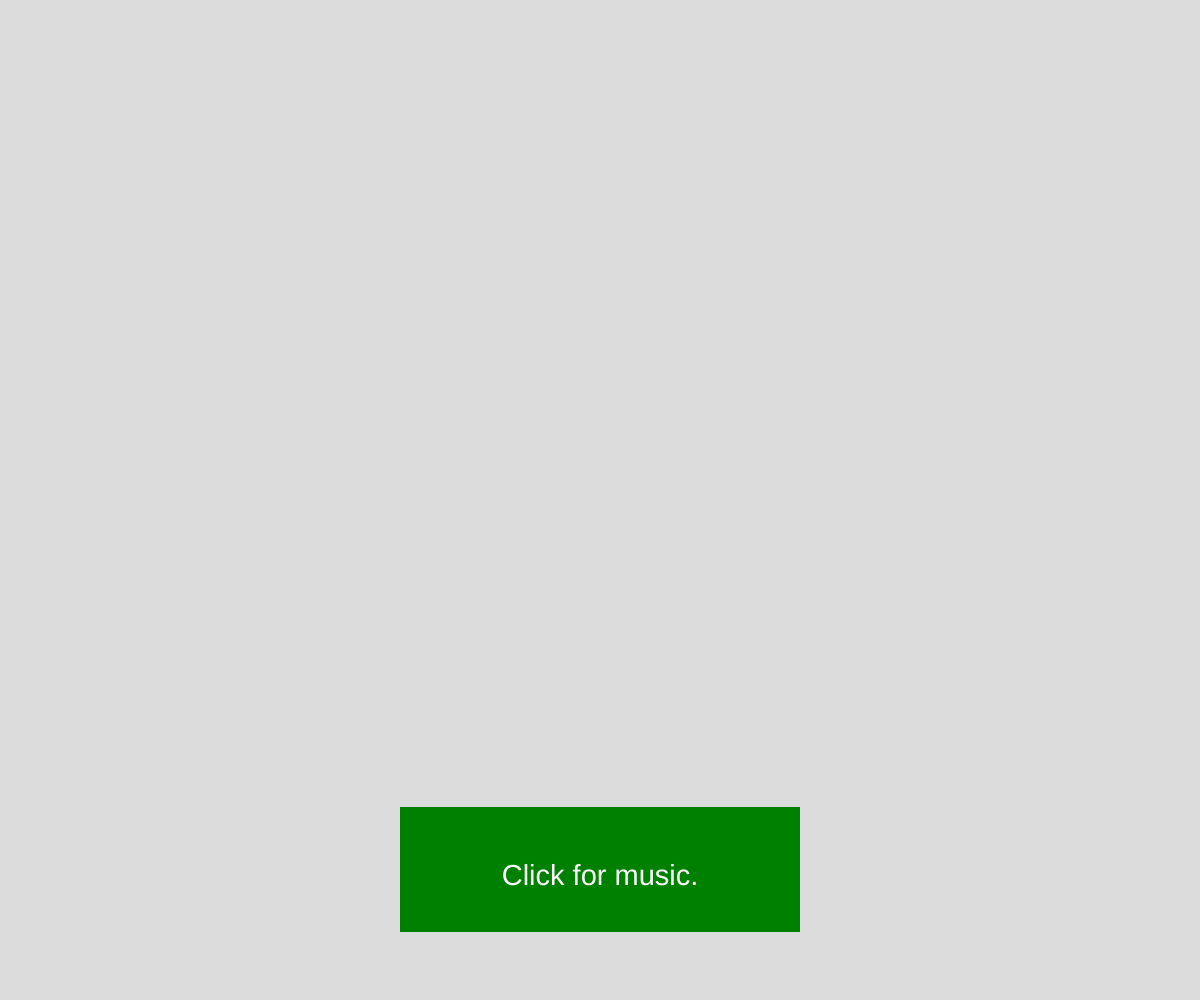
Frame 1 (no input)
Frame 2 (the mouse pressed at the canvas centre, redrawn once): identical to frame 1, image omitted

The p5.js sketch that drew this single still picture (run headless with seeded random() and noise() and a simulated clock; the mouse was pressed at the canvas centre and the sketch redrawn once):

// p5.js sketch
// ── sketch.js
// Project Title
// Your Name
// Date
//
// Extra for Experts:
// - describe what you did to take this project "above and beyond"


let buttonX, buttonY, buttonW, buttonH;
let choice;

function setup() {
  createCanvas(windowWidth, windowHeight);
  choice = 0;
}

function draw() {
  background(220);
  drawButton();
  noLoop();
}

 function drawButton(){
   rectMode(CENTER);
   textAlign(CENTER);
   fill("green");
   noStroke();
   rect(width/2,height/1.15,width/3,height/8);
  
   fill(255);
   textSize(floor(height/34));
   text("Click for music.",width/2,height/1.13);
 }

 function mousePressed(){
   if ((mouseX >= buttonX && mouseX <= buttonX + buttonW) && (mouseY >= buttonY && mouseY <= buttonY + buttonH)){
     choice = floor(random(1,4));
   }
 
  if (choice === 1){
    window.location = "https://www.youtube.com/watch?v=pzlw6fUux4o";
    }
    if (choice === 2){
      window.location = "https://www.youtube.com/watch?v=BOZEj8wyj-I";
    }
    if (choice === 3){
     window.location = "https://www.youtube.com/watch?v=3HSRIDtwsfM";
   }
 }
